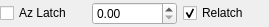
<ui version="4.0" >
 <class>AzimuthLatch</class>
 <widget class="QWidget" name="AzimuthLatch" >
  <property name="geometry" >
   <rect>
    <x>0</x>
    <y>0</y>
    <width>269</width>
    <height>27</height>
   </rect>
  </property>
  <property name="windowTitle" >
   <string>Form</string>
  </property>
  <layout class="QHBoxLayout" >
   <property name="margin" >
    <number>0</number>
   </property>
   <property name="spacing" >
    <number>6</number>
   </property>
   <item>
    <widget class="QCheckBox" name="enabled_" >
     <property name="focusPolicy" >
      <enum>Qt::NoFocus</enum>
     </property>
     <property name="text" >
      <string>Az Latch</string>
     </property>
    </widget>
   </item>
   <item>
    <widget class="QDoubleSpinBox" name="azimuth_" >
     <property name="focusPolicy" >
      <enum>Qt::NoFocus</enum>
     </property>
     <property name="maximum" >
      <double>359.990000000000009</double>
     </property>
     <property name="value" >
      <double>0.000000000000000</double>
     </property>
    </widget>
   </item>
   <item>
    <widget class="QCheckBox" name="relatch_" >
     <property name="focusPolicy" >
      <enum>Qt::NoFocus</enum>
     </property>
     <property name="text" >
      <string>Relatch</string>
     </property>
     <property name="checked" >
      <bool>true</bool>
     </property>
    </widget>
   </item>
  </layout>
 </widget>
 <resources/>
 <connections/>
</ui>
